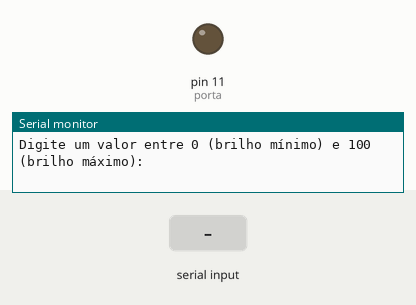
The sketch below on a simulated Arduino Uno, built with avr-gcc and run on an emulated ATmega328P. On the bench: output pins drawn as LEDs (lit = HIGH), the last lines printed to the serial monitor. The test bench sets the inputs (shaded band).

Above: at 1.2 s.
1.3 s: "90,45\n" received over Serial
At 2.5 s:
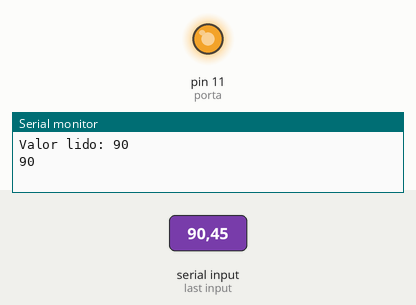
Timing chart, 0 to 4.3 s (numbered marks = the images above; inputs shaded):
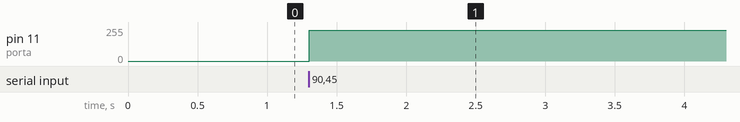

Measured:
- after the input at 1.3 s, pin 11 (porta): 0/255 → 229/255 at once

The sketch:

7.2sketch_may21b.ino
```cpp
int brilho;
int porta = 11;
bool jaleu = false;

void setup()
{
  pinMode(porta, OUTPUT);
  Serial.begin(9600);

  Serial.println("Digite um valor entre 0 (brilho mínimo) e 100 (brilho máximo):");
  Serial.println();


}

void loop() {
  if (Serial.available() > 0 && !jaleu)
  {
    Serial.print("Valor lido: ");
    int valor = Serial.parseInt();
    jaleu = true;
    Serial.println(valor);

    Serial.println(valor);


    brilho = valor*2.55;
    analogWrite(porta, brilho);
  }

  }
```
